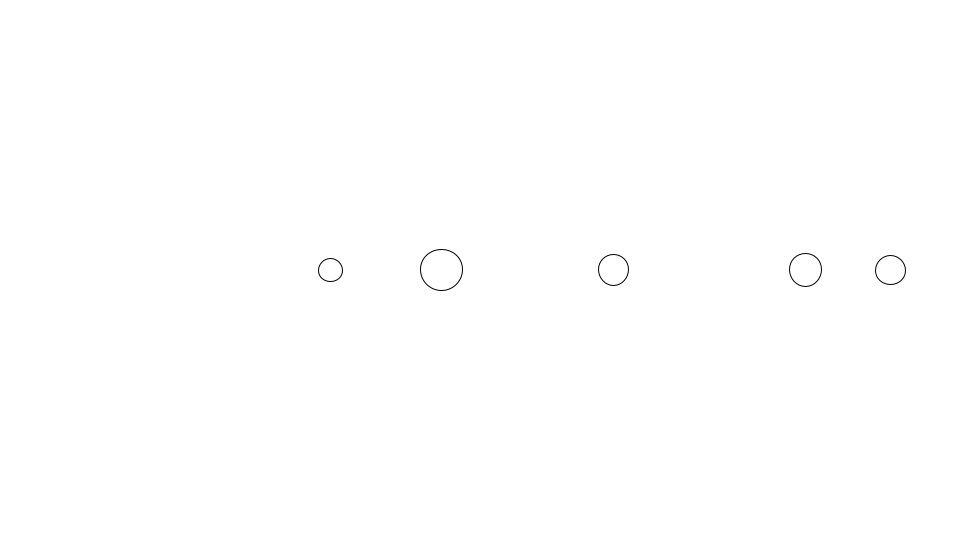
Frame 1 (no input)
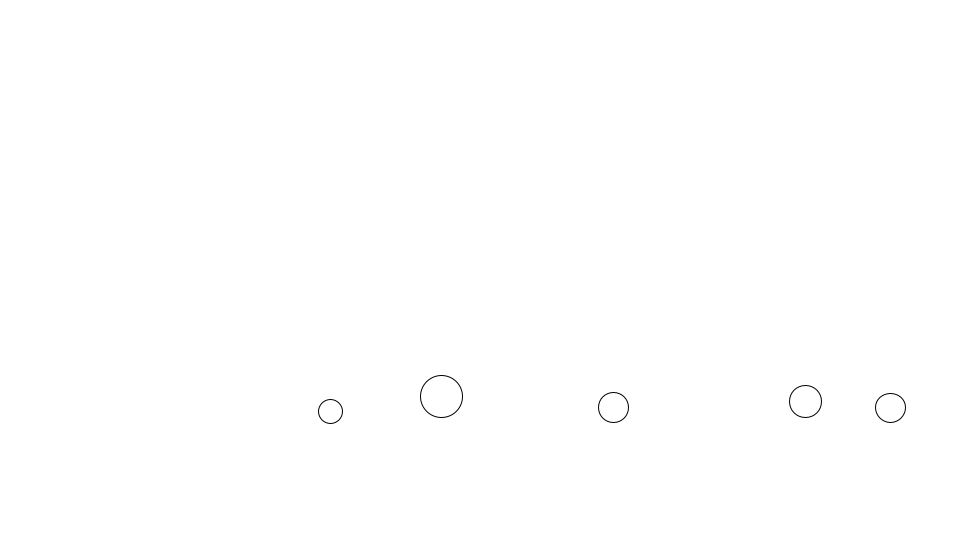
Frame 60 (the mouse pressed at the canvas centre just before this capture)
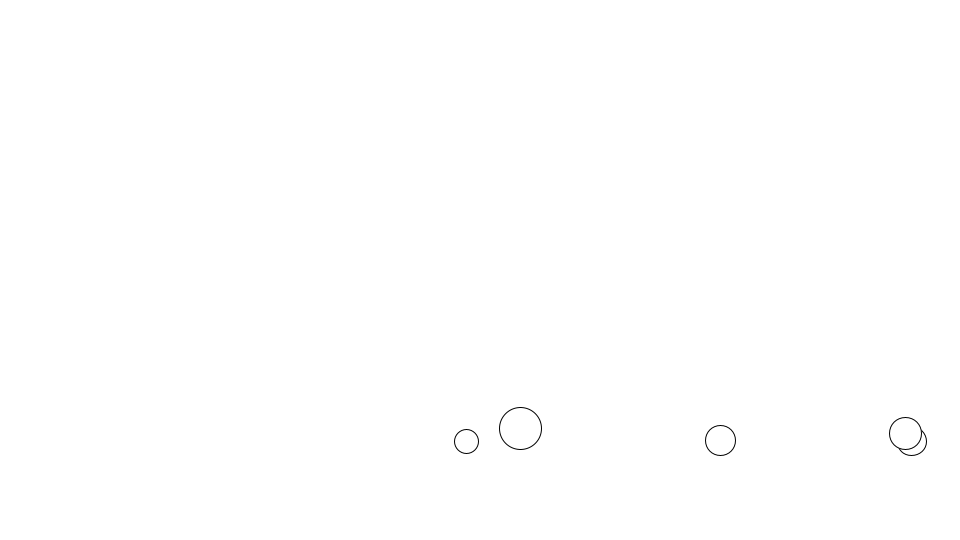
Frame 120 (the mouse held since frame 60 and released just before this capture)

The Processing sketch that drew these frames (run headless with seeded random() and noise(); from frame 60 on, the mouse is pressed at the canvas centre):

// Processing sketch: FrictionBall
// ── FrictionBall.pde
/*PVector is going to store Components of a vector*/
/*Instead of "float x;　float y";
State like "PVector location";
Instead of "x = 100; y = 50;";
Store value like "location = new PVector(100, 50);"*/

//Net force : accumulate multiple forces into acceleration

Ball[] balls;


void setup(){
  size(960,540);
  balls = new Ball[5];
  for(int i=0; i<balls.length; i++){
    balls[i] = new Ball();
  }
}

void draw(){
  background(255);
  
  /*Enhanced loop!!!
  For every Ball b in the array balls, do this to it*/
  for(Ball b : balls){
  PVector gravity = new PVector(0,0.3);
  gravity.mult(b.mass);
  //Apply to PVector object "gravity"
  b.applyGravity(gravity);
  
  if(mousePressed){
    PVector wind = new PVector(0.1,0);
    b.applyGravity(wind);
  }
  
  //By this "get()", we gain the value's copy without messing it.
  PVector friction = b.velocity.get();
  friction.normalize();
  //or, just like "float c = -0.01;"
  friction.mult(-1);
  float c = 0.02;
  friction.mult(c);
  b.applyGravity(friction);
  
  b.displayUmeda();
  b.moveBalls();
  b.checkBalls();
  }
}

// ── Ball.pde

class Ball{
  PVector location;
  PVector velocity;
  PVector acceleration;
  float mass; // This time, this value affect the radius.
  
  Ball(){
    
    location = new PVector(random(25, width-25), height/2);
    velocity = new PVector(0, 0);
    acceleration = new PVector(0, 0);
    mass = random(1, 3);

  }
  
  //Newton's second Law! (the beginning)
  void applyGravity(PVector gravity){
    PVector f = PVector.div(gravity, mass);
    acceleration.add(f);
  }
  
  void displayUmeda(){
  ellipse(location.x, location.y, mass*20, mass*20);
  }
  
  void moveBalls(){
    
    PVector mouse = new PVector(mouseX, mouseY);
    mouse.sub(location);
    
    /*By this setMag();, we restrict the amount(scale) of acceleration*/
    /*if setMag(0.5);, acceleration increase 0.5 every frame*/
    mouse.setMag(0.5);
    //acceleration = mouse;
    //acceleration = PVector.random2D();

    velocity.add(acceleration);
    //like: location = location + velocity
    location.add(velocity);
    acceleration.mult(0);
    //x=x+Xspeed;
    //y=y+Yspeed;
    velocity.limit(10);
  }
  
  void checkBalls(){
   //Accelerate objectX
    if(location.x > width-mass*20/2){
      location.x = width-mass*20/2;
      velocity.x = velocity.x*-1;
      //acceleration.x = acceleration.x*-1;
    }
    if(location.x < mass*20/2){
      location.x = mass*20/2;
      velocity.x = velocity.x*-1;
      //acceleration.x = acceleration.x*-1;
    }
    
    if(location.y > height-mass*20/2){
      location.y = height-mass*20/2;
      velocity.y=velocity.y*-1;
      //acceleration.y = acceleration.y*-1;
    }
    if(location.y < mass*20/2){
      location.y = mass*20/2;
      velocity.y=velocity.y*-1;
      //acceleration.y = acceleration.y*-1;
    }
  }
}
